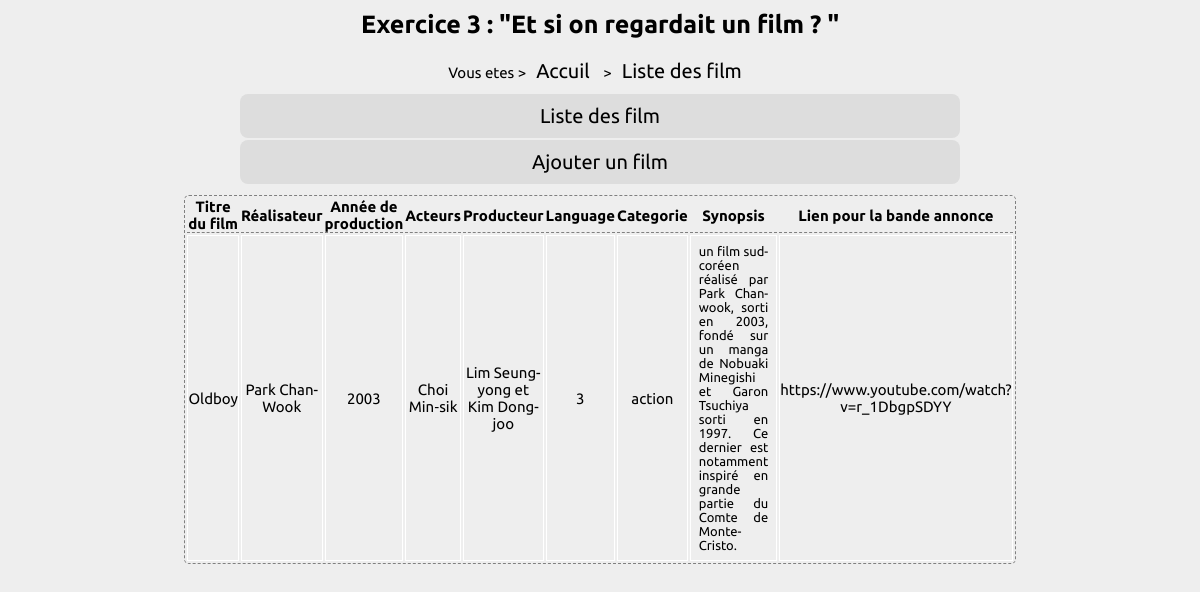
Page /index.php?page=2&where=4 on the committed database.
### tables this page shows
CREATE TABLE `pages` (
  `pa_id` int(11) NOT NULL,
  `pa_title` varchar(255) NOT NULL,
  `pa_keywords` varchar(255) NOT NULL,
  `pa_description` varchar(255) NOT NULL,
  `pa_content` varchar(50) NOT NULL,
  `pa_parent_id` int(11) NOT NULL DEFAULT '1'
);

CREATE TABLE `movies` (
  `id` int(11) NOT NULL,
  `title` varchar(255) NOT NULL,
  `actors` varchar(255) NOT NULL,
  `director` varchar(255) NOT NULL,
  `producer` varchar(255) NOT NULL,
  `year_of_prod` year(4) NOT NULL,
  `language` varchar(255) NOT NULL,
  `category` enum('action','comedy','scifiction','drama','thriller') NOT NULL,
  `storyline` text NOT NULL,
  `video` varchar(255) NOT NULL
);

### inc/list.inc.php (the view, shortened to what this page needs)
<?php
	require_once('init.inc.php');
	if(empty($_GET['where'])) {
		$sql = "SELECT id, title, director, year_of_prod FROM `movies` ORDER BY `movies`.`id` DESC";
		} else {
		$sql = "SELECT * FROM `movies` WHERE id = ".$_GET['where'];
		}
	$req = $connection->query($sql);
?>
<!DOCTYPE html>
<html lang="fr">
	<head>
		<link rel="stylesheet" href="css/style.css">
	</head>
<?php
	if(!empty($_GET['where'])) {
?>
	<table>
	<tr>
		<th class="fiche">Titre du film</th>
		<th class="fiche">Réalisateur</th>
		<th class="fiche">Année de production</th>
		<th class="fiche">Acteurs</th>
		<th class="fiche">Producteur</th>
		<th class="fiche">Language</th>
		<th class="fiche">Categorie</th>
		<th class="fiche" id="story">Synopsis</th>
		<th class="fiche">Lien pour la bande annonce</th>
	</tr>
<?php
	while($datas = $req->fetch()){
		echo "<tr>";
		echo "<td>".$datas['title']."</td>";
		echo "<td>".$datas['director']."</td>";
		echo "<td>".$datas['year_of_prod']."</td>";
		echo "<td>".$datas['actors']."</td>";
		echo "<td>".$datas['producer']."</td>";
		echo "<td>".$datas['language']."</td>";
		echo "<td>".$datas['category']."</td>";
		echo "<td id='story'>".$datas['storyline']."</td>";
		echo "<td>".$datas['video']."</td>";
		echo "</tr>";
	}
}
?>
	</table>

### inc/functions.inc.php (shortened to what this page needs)
<?php
require_once('init.inc.php');
	function displayPath($idPage){
		global $connection;
		$chemin_complet = "";
		if($idPage != 0){
			$sql = "SELECT pa_parent_id, pa_title FROM pages WHERE pa_id = ? ";
			$req = $connection->prepare($sql);
			$req->execute(array($idPage));
			$datas = $req->fetch(PDO::FETCH_OBJ);
			$chemin_page_en_cours = " ><a href='?page=".$idPage."'>".$datas->pa_title."</a>";
			$chemin_complet = displayPath($datas->pa_parent_id).$chemin_page_en_cours;
		}
		return $chemin_complet;
	}
	function displayMenu($idPage){
		global $connection;
		$sql = "SELECT pa_id, pa_title FROM pages WHERE pa_parent_id = ? ";
		$req = $connection->prepare($sql);
		$req->execute(array($idPage));
		$html = "";
		if($req->rowCount()>0){
			$html = "<ul>";
			while($datas = $req->fetch(PDO::FETCH_OBJ)){
				$html .= "<li><a href='?page=".$datas->pa_id."'>".$datas->pa_title."</a></li>";
			}
			$html .= "</ul>";
		}
		return $html;
	}
?>

### css/style.css (style rules this page uses)
* { margin: 0; padding: 0; }
html { font-size: 62.5%; }
body { width: 100%; font-family: 'Ubuntu', sans-serif; font-size: 1.5rem; text-align: center; background-color: #eee; }
ul { margin:0 auto; text-align:center; overflow: hidden; }
li { width:60%; display:inline-block; text-align:center; margin: .1rem auto; padding: 1rem 0; background-color:#ddd ; border-radius: 8px; }
a { text-decoration: none; text-align: center; font-size: 2rem; color:black; margin:1rem; }
table { width:60%; margin: 1rem auto; text-align: center; border: 1px dashed gray; border-radius: 5px; }
table tr { text-align: center; margin: 0 auto; border-bottom: 1px solid #f7f7f7; }
table th { border-bottom:1px dashed gray; font-size: 1.8rem; }
table td { border: 1px solid white; }
table td#story { width:25%; padding:0.8rem; text-align: justify; font-size: 1.3rem; }
th.fiche { font-size: 1.5rem; }

### rows in the picture
pages: pa_title "Accuil"
pages: pa_title "Liste des film"
pages: pa_title "Ajouter un film"
movies: title "Oldboy", director "Park Chan-Wook", year_of_prod "2003", actors "Choi Min‑sik", producer "Lim Seung-yong et Kim Dong-joo", language "3", category "action", storyline "un film sud-coréen réalisé par Park Chan-wook, sorti en 2003, fondé sur un manga de Nobuaki Minegishi et Garon Tsuchiya sorti en 1997. Ce dernier est notamment inspiré en grande partie du Comte de Monte-Cristo.", video "https://www.youtube.com/watch?v=r_1DbgpSDYY"
